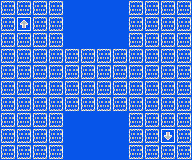

The image is a tile-based game level rendered from a .tmx file. Its description and complete source (layers, tilesets, objects, tile grids) follow:
An orthogonal 12x10 tile map with 16x16 px tiles, 1 tile layer (Tile Layer 1) and 5 objects.

<map version="1.5" tiledversion="1.7.2" orientation="orthogonal" renderorder="right-down" width="12" height="10" tilewidth="16" tileheight="16" infinite="0" nextlayerid="3" nextobjectid="7">
 <tileset firstgid="1" source="metatiles.tsx" />
 <layer id="1" name="Tile Layer 1" width="12" height="10">
  <data encoding="csv">
2,2,2,2,1,1,1,1,2,2,2,2,
2,4,2,2,1,1,1,1,2,2,2,2,
2,2,2,2,1,1,1,1,2,2,2,2,
2,2,2,2,2,2,2,2,2,2,2,2,
2,2,2,2,2,2,2,2,2,2,2,2,
2,2,2,2,2,2,2,2,2,2,2,2,
2,2,2,2,2,2,2,2,2,2,2,2,
2,2,2,2,1,1,1,1,2,2,2,2,
2,2,2,2,1,1,1,1,2,2,3,2,
2,2,2,2,1,1,1,1,2,2,2,2
</data>
 </layer>
 <objectgroup id="2" name="Rooms">
  <object id="1" x="2.42198" y="65.7662" width="58.6865" height="26.8281" />
  <object id="2" x="1.86306" y="114.206" width="58.3139" height="42.1053" />
  <object id="3" x="67.0703" y="50.4891" width="57.5687" height="57.9413" />
  <object id="4" x="130.601" y="66.1388" width="57.9413" height="27.2007" />
  <object id="5" x="129.856" y="1.30415" width="59.9907" height="44.8999" />
 </objectgroup>
</map>
